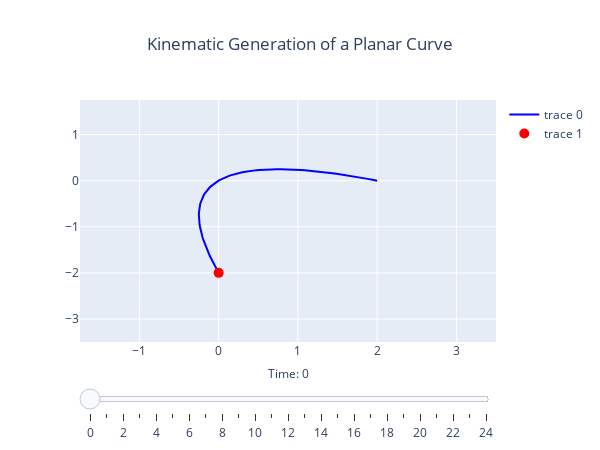

Write notebook code for a chart like this one.
### Code cell
# Generate curve data
t = np.linspace(-1, 1, 100)
x = t + t ** 2
y = t - t ** 2
xm = np.min(x) - 1.5
xM = np.max(x) + 1.5
ym = np.min(y) - 1.5
yM = np.max(y) + 1.5
N = 25
s = np.linspace(-1, 1, N)
xx = s + s ** 2
yy = s - s ** 2

# Create figure
fig = go.Figure(
    data=[go.Scatter(x=x, y=y,
                     mode="lines",
                     line=dict(width=2, color="blue")),
          go.Scatter(x=[xx[0]], y=[yy[0]],
                     mode="markers",
                     marker=dict(color="red", size=10))])

# Add frames for animation
fig.update(frames=[go.Frame(
                        data=[go.Scatter(
                                   x=x,
                                   y=y,
                                   mode="lines",
                                   line=dict(width=2, color="blue")),
                              go.Scatter(
                                   x=[xx[k]], 
                                   y=[yy[k]], 
                                   mode="markers", 
                                   marker=dict(color="red", size=10))],
                        name=str(k))
        for k in range(N)])

# Create slider steps
slider_steps = [
    dict(
        args=[[str(k)],
              {"frame": {"duration": 0, "redraw": True},
               "mode": "immediate", 
               "transition": {"duration": 0}}],
        label=str(k),
        method="animate"
    ) for k in range(N)
]

# Update layout with only slider
fig.update_layout(
    width=600,
    height=450,
    xaxis=dict(range=[xm, xM], autorange=False, zeroline=False),
    yaxis=dict(range=[ym, yM], autorange=False, zeroline=False),
    title_text="Kinematic Generation of a Planar Curve", title_x=0.5,
    sliders=[dict(
        currentvalue={"prefix": "Time: ", "visible": True, "xanchor": "center"},
        steps=slider_steps)
    ]
)

fig.show()

### Figure 1 — Plotly figure (JSON) as saved in the notebook; plotly's stock layout.template omitted (floating-point values rounded to 4 significant figures)
{"data": [{"line": {"color": "blue", "width": 2}, "mode": "lines", "type": "scatter", "x": [0.0, -0.01979, -0.03877, -0.05693, -0.07428, -0.09081, -0.1065, -0.1214, -0.1355, -0.1488, -0.1612, -0.1728, -0.1837, -0.1937, -0.2028, -0.2112, -0.2188, -0.2255, -0.2314, -0.2365, -0.2408, -0.2443, -0.2469, -0.2488, -0.2498, -0.25, -0.2494, -0.2479, -0.2457, -0.2426, -0.2388, -0.2341, -0.2285, -0.2222, -0.2151, -0.2071, -0.1983, -0.1888, -0.1783, -0.1671, -0.1551, -0.1422, -0.1286, -0.1141, -0.09877, -0.08264, -0.06571, -0.04795, -0.02938, -0.009999, 0.0102, 0.03122, 0.05306, 0.07571, 0.09917, 0.1235, 0.1486, 0.1745, 0.2012, 0.2288, 0.2571, 0.2863, 0.3163, 0.3471, 0.3787, 0.4112, 0.4444, 0.4785, 0.5134, 0.5491, 0.5857, 0.623, 0.6612, 0.7001, 0.7399, 0.7805, 0.822, 0.8642, 0.9073, 0.9511, 0.9958, 1.041, 1.088, 1.135, 1.183, 1.232, 1.281, 1.331, 1.383, 1.435, 1.488, 1.541, 1.596, 1.651, 1.707, 1.764, 1.822, 1.88, 1.94, 2.0], "y": [-2.0, -1.94, -1.88, -1.822, -1.764, -1.707, -1.651, -1.596, -1.541, -1.488, -1.435, -1.383, -1.331, -1.281, -1.232, -1.183, -1.135, -1.088, -1.041, -0.9958, -0.9511, -0.9073, -0.8642, -0.822, -0.7805, -0.7399, -0.7001, -0.6612, -0.623, -0.5857, -0.5491, -0.5134, -0.4785, -0.4444, -0.4112, -0.3787, -0.3471, -0.3163, -0.2863, -0.2571, -0.2288, -0.2012, -0.1745, -0.1486, -0.1235, -0.09917, -0.07571, -0.05306, -0.03122, -0.0102, 0.009999, 0.02938, 0.04795, 0.06571, 0.08264, 0.09877, 0.1141, 0.1286, 0.1422, 0.1551, 0.1671, 0.1783, 0.1888, 0.1983, 0.2071, 0.2151, 0.2222, 0.2285, 0.2341, 0.2388, 0.2426, 0.2457, 0.2479, 0.2494, 0.25, 0.2498, 0.2488, 0.2469, 0.2443, 0.2408, 0.2365, 0.2314, 0.2255, 0.2188, 0.2112, 0.2028, 0.1937, 0.1837, 0.1728, 0.1612, 0.1488, 0.1355, 0.1214, 0.1065, 0.09081, 0.07428, 0.05693, 0.03877, 0.01979, 0.0]}, {"marker": {"color": "red", "size": 10}, "mode": "markers", "type": "scatter", "x": [0], "y": [-2]}], "layout": {"height": 450, "sliders": [{"currentvalue": {"prefix": "Time: ", "visible": true, "xanchor": "center"}, "steps": [{"args": [["0"], {"frame": {"duration": 0, "redraw": true}, "mode": "immediate", "transition": {"duration": 0}}], "label": "0", "method": "animate"}, {"args": [["1"], {"frame": {"duration": 0, "redraw": true}, "mode": "immediate", "transition": {"duration": 0}}], "label": "1", "method": "animate"}, {"args": [["2"], {"frame": {"duration": 0, "redraw": true}, "mode": "immediate", "transition": {"duration": 0}}], "label": "2", "method": "animate"}, {"args": [["3"], {"frame": {"duration": 0, "redraw": true}, "mode": "immediate", "transition": {"duration": 0}}], "label": "3", "method": "animate"}, {"args": [["4"], {"frame": {"duration": 0, "redraw": true}, "mode": "immediate", "transition": {"duration": 0}}], "label": "4", "method": "animate"}, {"args": [["5"], {"frame": {"duration": 0, "redraw": true}, "mode": "immediate", "transition": {"duration": 0}}], "label": "5", "method": "animate"}, {"args": [["6"], {"frame": {"duration": 0, "redraw": true}, "mode": "immediate", "transition": {"duration": 0}}], "label": "6", "method": "animate"}, {"args": [["7"], {"frame": {"duration": 0, "redraw": true}, "mode": "immediate", "transition": {"duration": 0}}], "label": "7", "method": "animate"}, {"args": [["8"], {"frame": {"duration": 0, "redraw": true}, "mode": "immediate", "transition": {"duration": 0}}], "label": "8", "method": "animate"}, {"args": [["9"], {"frame": {"duration": 0, "redraw": true}, "mode": "immediate", "transition": {"duration": 0}}], "label": "9", "method": "animate"}, {"args": [["10"], {"frame": {"duration": 0, "redraw": true}, "mode": "immediate", "transition": {"duration": 0}}], "label": "10", "method": "animate"}, {"args": [["11"], {"frame": {"duration": 0, "redraw": true}, "mode": "immediate", "transition": {"duration": 0}}], "label": "11", "method": "animate"}, {"args": [["12"], {"frame": {"duration": 0, "redraw": true}, "mode": "immediate", "transition": {"duration": 0}}], "label": "12", "method": "animate"}, {"args": [["13"], {"frame": {"duration": 0, "redraw": true}, "mode": "immediate", "transition": {"duration": 0}}], "label": "13", "method": "animate"}, {"args": [["14"], {"frame": {"duration": 0, "redraw": true}, "mode": "immediate", "transition": {"duration": 0}}], "label": "14", "method": "animate"}, {"args": [["15"], {"frame": {"duration": 0, "redraw": true}, "mode": "immediate", "transition": {"duration": 0}}], "label": "15", "method": "animate"}, {"args": [["16"], {"frame": {"duration": 0, "redraw": true}, "mode": "immediate", "transition": {"duration": 0}}], "label": "16", "method": "animate"}, {"args": [["17"], {"frame": {"duration": 0, "redraw": true}, "mode": "immediate", "transition": {"duration": 0}}], "label": "17", "method": "animate"}, {"args": [["18"], {"frame": {"duration": 0, "redraw": true}, "mode": "immediate", "transition": {"duration": 0}}], "label": "18", "method": "animate"}, {"args": [["19"], {"frame": {"duration": 0, "redraw": true}, "mode": "immediate", "transition": {"duration": 0}}], "label": "19", "method": "animate"}, {"args": [["20"], {"frame": {"duration": 0, "redraw": true}, "mode": "immediate", "transition": {"duration": 0}}], "label": "20", "method": "animate"}, {"args": [["21"], {"frame": {"duration": 0, "redraw": true}, "mode": "immediate", "transition": {"duration": 0}}], "label": "21", "method": "animate"}, {"args": [["22"], {"frame": {"duration": 0, "redraw": true}, "mode": "immediate", "transition": {"duration": 0}}], "label": "22", "method": "animate"}, {"args": [["23"], {"frame": {"duration": 0, "redraw": true}, "mode": "immediate", "transition": {"duration": 0}}], "label": "23", "method": "animate"}, {"args": [["24"], {"frame": {"duration": 0, "redraw": true}, "mode": "immediate", "transition": {"duration": 0}}], "label": "24", "method": "animate"}]}], "title": {"text": "Kinematic Generation of a Planar Curve", "x": 0.5}, "width": 600, "xaxis": {"autorange": false, "range": [-1.75, 3.5], "zeroline": false}, "yaxis": {"autorange": false, "range": [-3.5, 1.75], "zeroline": false}}}
